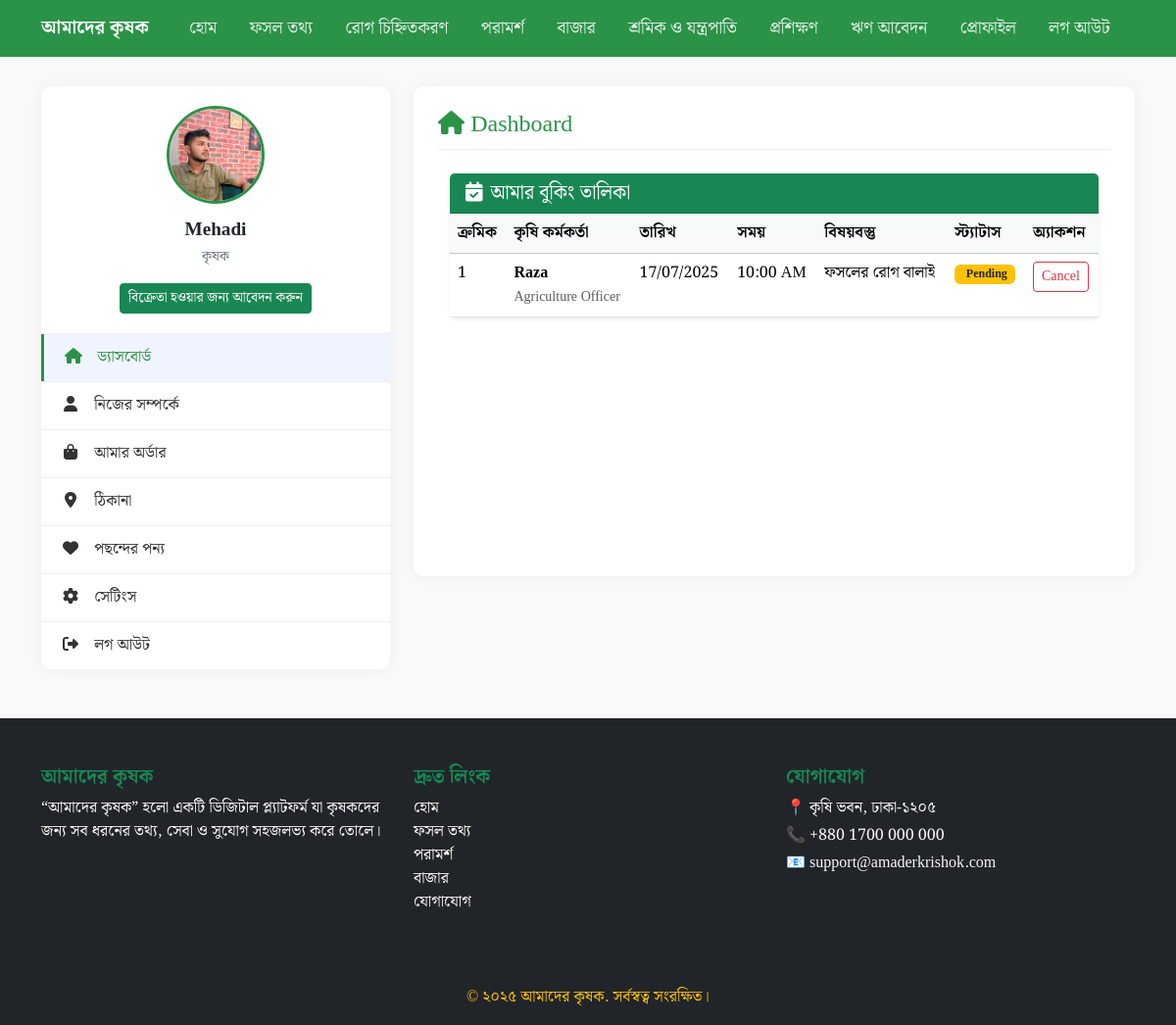
The page /userProfile/ (signed in) on the database as committed earlier.
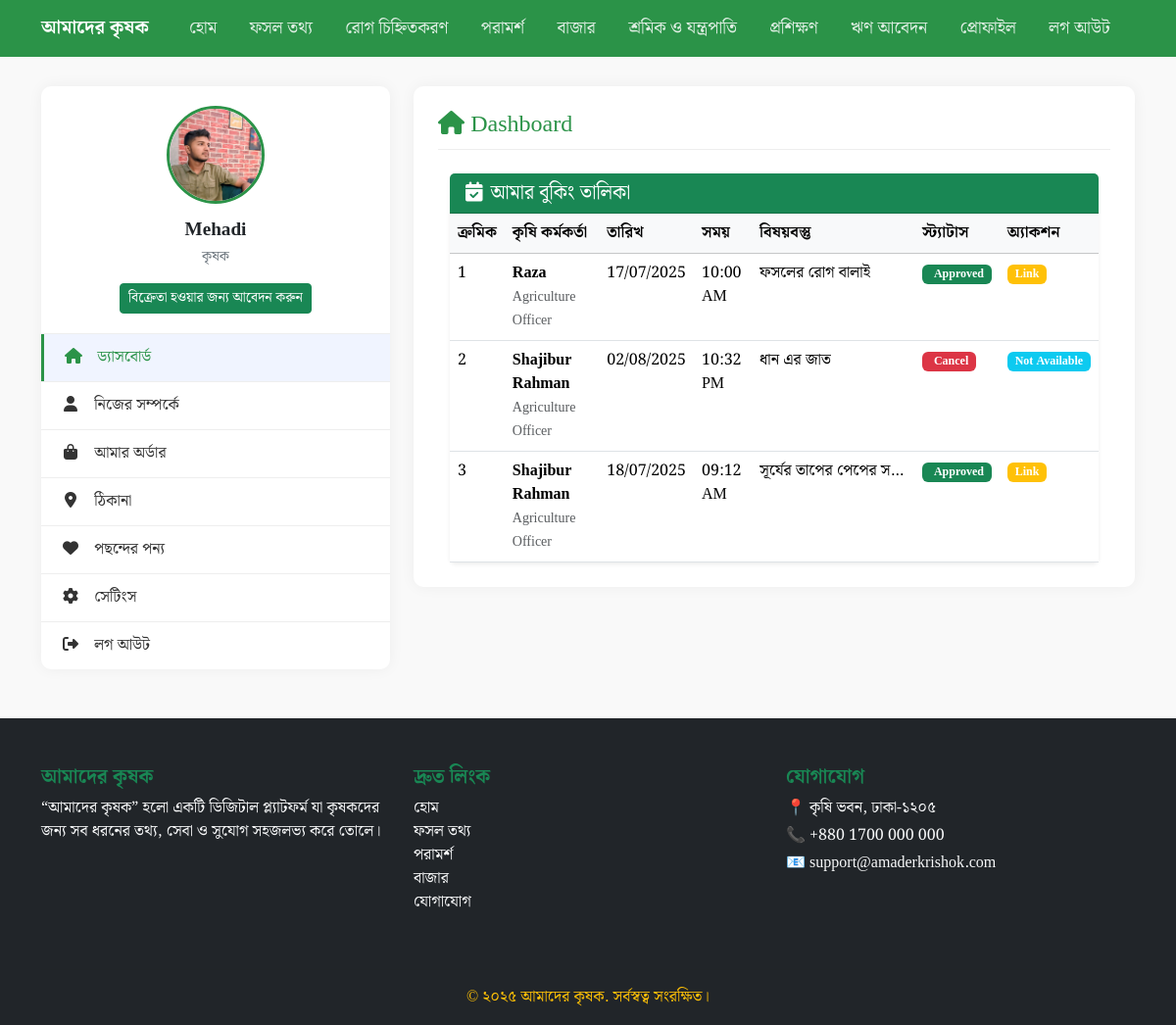
The same page on the database as committed later.
### officers/models.py (models this page shows, shortened)
class OfficerBook(models.Model):
    user = models.ForeignKey(User,on_delete=models.CASCADE,related_name="officerbooking")
    officer = models.ForeignKey(Officer,on_delete=models.CASCADE,related_name="bookinglist")
    phone_number = models.CharField(max_length=15)
    date = models.DateField()
    time = models.TimeField()
    discussion_content = models.TextField()
    status = models.CharField(max_length=150,choices=statusChoice,default="pending")
    created_at = models.DateTimeField(auto_now_add=True)
    updated_at = models.DateTimeField(auto_now=True)
    meeting_link = models.URLField(blank=True,null=True)

class Officer(models.Model):
    id = models.AutoField(primary_key=True, verbose_name='আইডি')
    user = models.OneToOneField(
        User,
        on_delete=models.CASCADE,
        related_name='officer_profile',
        verbose_name=_('User')
    )
    class Education(models.TextChoices):
        BSC = 'BSC', _('B.Sc in Agriculture')
        MSC = 'MSC', _('M.Sc in Agriculture')
        PHD = 'PHD', _('PhD inploma in Agricu Agriculture')
        DIPLOMA = 'DIP', _('Dilture')
        OTHER = 'OTH', _('Other')
    class Specialization(models.TextChoices):
        CROP = 'CR', _('ফসল রোগ ব্যবস্থাপনা')
        IRRIGATION = 'IR', _('সেচ প্রযুক্তি')
        ORGANIC = 'OR', _('জৈব কৃষি')
        SEED = 'SD', _('বীজ প্রযুক্তি')
        PESTICIDE = 'PE', _('কীটনাশক ব্যবস্থাপনা')
        CLIMATE = 'CL', _('জলবায়ু অভিযোজন')
        MACHINERY = 'MA', _('কৃষি যন্ত্রপাতি')
    class AvailableDays(models.TextChoices):
        SAT_TO_WED = 'SW', _('শনিবার - বুধবার')
        SUN_TO_THU = 'ST', _('রবিবার-বৃহস্পতিবার')
        MON_TO_FRI = 'MF', _('সোমবার-শুক্রবার')
        FLEXIBLE = 'FL', _('Flexible')
    nid_number = models.CharField(
        max_length=17,
        verbose_name=_('National ID Number'),
        blank=True,
        null=True
    )
    date_of_birth = models.DateField(
        verbose_name=_('Date of Birth'),
        blank=True,
        null=True
    )
    education = models.CharField(
        max_length=3,
        choices=Education.choices,
        verbose_name=_('Education Qualification'),
        blank=True,
        null=True
    )
    institution = models.CharField(
        max_length=100,
        verbose_name=_('Educational Institution'),
        blank=True,
        null=True
    )
    graduation_year = models.PositiveIntegerField(
        verbose_name=_('Graduation Year'),
        validators=[MinValueValidator(1900), MaxValueValidator(2100)],
        blank=True,
        null=True,
        default=2000
    )
    specialization = models.CharField(
        max_length=2,
        choices=Specialization.choices,
        default=Specialization.CROP,
        verbose_name=_('Specialization')
    )
    experience = models.PositiveIntegerField(
        validators=[MinValueValidator(1), MaxValueValidator(50)],
        verbose_name=_('Experience (Years)'),
        blank=True,
        null=True,
        default=0
    )
    workplace = models.CharField(
        max_length=100,
        verbose_name=_('Workplace'),
        help_text=_('District/Upazila Agriculture Office, Research Institute etc.')
    )
    designation = models.CharField(
        max_length=100,
        verbose_name=_('Designation'),
        blank=True,
        null=True
    )
    joining_date = models.DateField(
        verbose_name=_('Joining Date'),
        blank=True,
        null=True
    )
    days_available = models.CharField(
        max_length=2,
        choices=AvailableDays.choices,
        default=AvailableDays.SAT_TO_WED,
        verbose_name=_('Available Days')
    )
    time_available = models.CharField(
        max_length=100,
        default='9:00 AM - 4:00 PM',
        verbose_name=_('Available Time')
    )
    total_meetings = models.PositiveIntegerField(
        default=0,
        verbose_name=_('Total Meetings Conducted')
    )
    total_ratings = models.FloatField(
        default=0,
        verbose_name=_('Total Rating')
    )
    bio = models.TextField(
        blank=True,
        null=True,
        verbose_name=_('Bio')
    )
    profile_picture = models.ImageField(
        upload_to='officers/profile_pictures/',
        blank=True,
        null=True,
        verbose_name=_('Profile Picture')
    )
    is_available= models.BooleanField(
        default=False,
        verbose_name=_('Availabilty')
    )
    class Meta:
        verbose_name = _('Agriculture Officer')
        verbose_name_plural = _('Agriculture Officers')

### accounts/models.py (models this page shows, shortened)
class User(AbstractBaseUser, PermissionsMixin):
    email = models.EmailField(unique=True, max_length=150)
    first_name = models.CharField(max_length=150)
    last_name = models.CharField(max_length=150)
    phone_number = models.CharField(max_length=15, blank=True)
    is_staff = models.BooleanField(default=False)
    is_superuser = models.BooleanField(default=False)
    is_active = models.BooleanField(default=True)
    is_farmer = models.BooleanField(default=True)
    is_seller = models.BooleanField(default=False)
    is_available = models.BooleanField(default=False)
    is_officer = models.BooleanField(default=False)
    created_at = models.DateTimeField(auto_now_add=True)
    updated_at = models.DateTimeField(auto_now=True)
    USERNAME_FIELD = 'email'
    REQUIRED_FIELDS = ['first_name']
    objects = UserManager()

### accounts/views.py (the view)
# urls.py: path('userProfile/',views.userProfile,name="userProfile"),
@login_required
def userProfile(request):
    userinfo = request.user
    if userinfo.is_farmer:
        try:
            farmerprofile = userinfo.userprofile
        except UserProfile.DoesNotExist:
            farmerprofile = UserProfile.objects.create(user=userinfo)
    else:
        farmerprofile = None
    if userinfo.is_officer:
        try:
            officer_profile = userinfo.officer_profile
        except Officer.DoesNotExist:
            officer_profile = Officer.objects.create(user=userinfo)
    else:
        officer_profile = None
    form = None
    officer_form = None
    applications = SellerApplication.objects.all().filter(status='pending')
    if request.method == 'POST':
        if userinfo.is_officer:
            officer_form = OfficerProfileForm(request.POST, request.FILES, instance=officer_profile)
            if officer_form.is_valid():
                officer_form.save()
                return redirect('userProfile')
        elif userinfo.is_farmer:
            form = ProfileForm(request.POST, request.FILES, instance=farmerprofile)
            if form.is_valid():
                form.save()
                return redirect('userProfile')
    else:
        if userinfo.is_farmer:
            form = ProfileForm(instance=farmerprofile)
        if userinfo.is_officer:
            officer_form = OfficerProfileForm(instance=officer_profile)
    bookings = OfficerBook.objects.all().filter(Q(user = request.user) | Q(officer = officer_profile))
    Productform = ProductForm()
    allproducts = Product.objects.all().filter(seller = request.user)
    return render(request, 'profile.html', {
        'userinfo': userinfo,
        'form': form,
        'officer_form': officer_form,
        'profile': farmerprofile,
        'officer_profile': officer_profile,
        "bookings":bookings,
        'applications':applications,
        'Productform':Productform,
        'allproducts':allproducts,
    })

### templates/profile.html (shortened to what the changed rows need)
{% extends "base.html" %}
{% load static %}
{% block content %}
    <div class="container profile-container">
        <div class="row">
            <div class="col-md-8">
                <div class="profile-content">
                    <div class="content-section active" id="dashboard">
                            <div class="container mt-4">
                                <div class="card border-0 shadow-sm">
                                    <div class="card-body p-0">
                                        <div class="table-responsive">
                                            <table class="table table-hover mb-0">
                                                <thead class="table-light">
                                                    <tr>
                                                        <th class="text-nowrap">ক্রমিক</th>
                                                        {% if user.is_officer %}
                                                            <th class="text-nowrap">কৃষক</th>
                                                        {% else %}
                                                            <th class="text-nowrap">কৃষি কর্মকর্তা</th>
                                                        {% endif %}
                                                        <th class="text-nowrap">তারিখ</th>
                                                        <th class="text-nowrap">সময়</th>
                                                        <th class="text-nowrap">বিষয়বস্তু</th>
                                                        <th class="text-nowrap">স্ট্যাটাস</th>
                                                        <th class="text-nowrap">অ্যাকশন</th>
                                                    </tr>
                                                </thead>
                                                <tbody>
                                                    {% for booking in bookings %}
                                                    <tr>
                                                        <td>{{ forloop.counter }}</td>
                                                        <td>
                                                            {% if user.is_officer %}
                                                            <div class="d-flex align-items-center">
                                                                <div>
                                                                    <div class="fw-semibold">{{ booking.user.first_name }}</div>
                                                                    <small class="text-muted">{{ booking.user.phone_number }}</small>
                                                                </div>
                                                            </div>
                                                            {% else %}
                                                            <div class="d-flex align-items-center">
                                                                <div>
                                                                    <div class="fw-semibold">{{ booking.officer.user.first_name }}</div>
                                                                    <small class="text-muted">{{ booking.officer.designation }}</small>
                                                                </div>
                                                                </div>
                                                            {% endif %}
                                                        </td>
                                                        <td>{{ booking.date|date:"d/m/Y" }}</td>
                                                        <td>{{ booking.time|time:"h:i A" }}</td>
                                                        <td>
                                                            {% if booking.discussion_content %}
                                                                <span class="d-inline-block text-truncate" style="max-width: 150px;">
                                                                    {{ booking.discussion_content }}
                                                                </span>
                                                            {% else %}
                                                                <span class="text-muted">নির্ধারিত হয়নি</span>
                                                            {% endif %}
                                                        </td>
                                                        <td>
                                                            {% if booking.status == 'approved' %}
                                                                <span class="badge bg-success">
                                                                    Approved
                                                                </span>
                                                            {% elif booking.status == 'pending' %}
                                                                <span class="badge bg-warning text-dark">
                                                                    Pending
                                                                </span>
                                                            {% elif booking.status == 'completed' %}
                                                                <span class="badge bg-primary">
                                                                    <i class="bi bi-check2-all me-1"></i>Completed
                                                                </span>
                                                            {% elif booking.status == 'cancel' %}
                                                                <span class="badge bg-danger">
                                                                    Cancel
                                                                </span>
                                                            {% endif %}
                                                        </td>
                                                        <td>
                                                            <div class="">
                                                                {% if booking.status == 'approved' %}
                                                                <a class="badge bg-warning text-decoration-none" href="{{booking.meeting_link}}" target="_blank" >Link</a>
                                                                {% elif  booking.status == 'cancel' %}
                                                                    <a class="badge bg-info text-decoration-none" >Not Available</a>
                                                                {% else %}
                                                                    {% if user.is_officer %}
                                                                        <div class="d-flex gap-2">
                                                                        <a href="{% url "approve_booking" booking.id %}" class="btn btn-sm btn-outline-success"><i class="fa fa-check"></i></a>
                                                                        <a href="{% url "cancel_booking" booking.id %}" class="btn btn-sm btn-outline-danger"><i class="fa fa-x"></i></a>
                                                                        </div>
                                                                    {% else %}
                                                                        <a href="{% url "cancel_booking" booking.id %}" class="btn btn-sm btn-outline-danger">Cancel</a>
                                                                    {% endif %}
                                                                {% endif %}
                                                            </div>
                                                        </td>
                                                    </tr>
                                                    {% endfor %}
                                                </tbody>
                                            </table>
                                        </div>
                                    </div>
                                </div>
                            </div>
</div>
                </div>
            </div>
        </div>
    </div>
{% endblock %}

Rows that differ between the two databases and show on the page:
changed OfficerBook "10:00 AM": status "Pending Cancel" → "Approved Link"
added OfficerBook: officer.user.first_name "Shajibur Rahman", officer.designation "Agriculture Officer", date "02/08/2025", time "10:32 PM", discussion_content "ধান এর জাত", status "Cancel"
added OfficerBook: officer.user.first_name "Shajibur Rahman", officer.designation "Agriculture Officer", date "18/07/2025", time "09:12 AM", discussion_content "সূর্যের তাপের পেপের স…", status "Approved"
